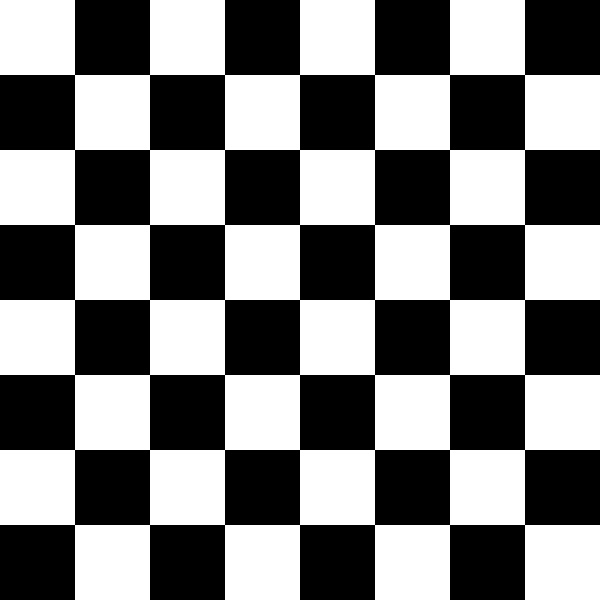
#> input picture images/chessboard.jpg, 600 x 600 px, found by its file name
$ python Harris_corner_detector.py
#> lines starting #> are read from the running program, lines starting #| are printed output that depends on the picture; after the words box and inside, x2 and y2 are one past the last pixel; in counts of white or black regions, pixels touching at a corner belong together
import numpy as np
import cv2

# https://theailearner.com/2021/09/25/harris-corner-detection/

# Load the image and convert to grayscale
img = cv2.imread('images/chessboard.jpg')
#> img is the input picture: shape (600, 600, 3); min 0, max 255, mean 127.5
gray = cv2.cvtColor(img,cv2.COLOR_BGR2GRAY)

# find Harris corners as we did in the previous blog
gray = np.float32(gray)
dst = cv2.cornerHarris(gray,2,3,0.04)
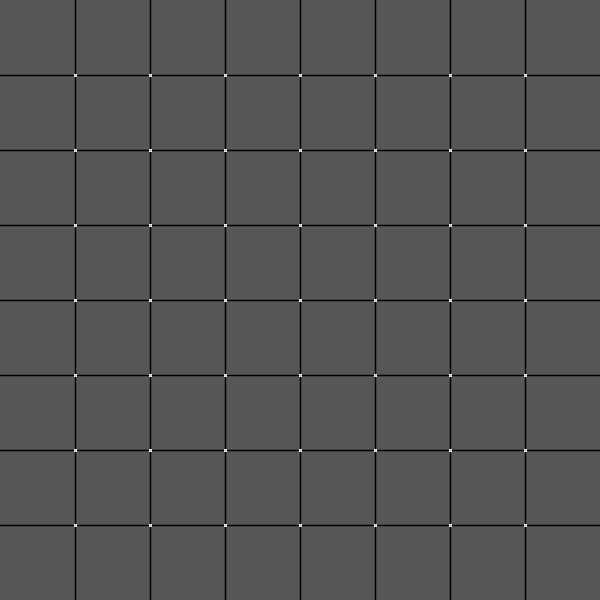
#> dst: shape (600, 600) float32; min -169130016, max 330747008, mean -5368240; drawn with min black and max white
dst = cv2.dilate(dst,None)
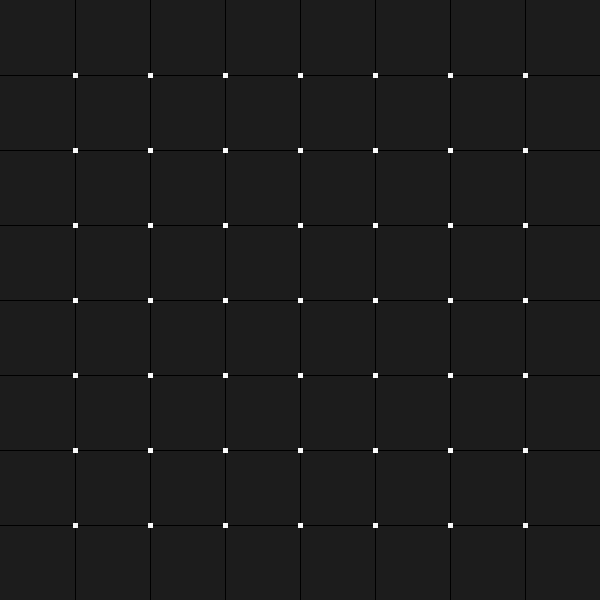
#> dst: shape (600, 600) float32; min -42282504, max 330747008, mean 179746.4; drawn with min black and max white
ret, dst = cv2.threshold(dst,0.01*dst.max(),255,0)
#> dst: shape (600, 600) float32; 0.34% white; 49 white regions, largest, box (x1, y1, x2, y2) and area: (73, 73, 78, 78) 25, (148, 73, 153, 78) 25, (223, 73, 228, 78) 25
#> ret = 3307470.1
dst = np.uint8(dst)

# find centroids
ret, labels, stats, centroids = cv2.connectedComponentsWithStats(dst)
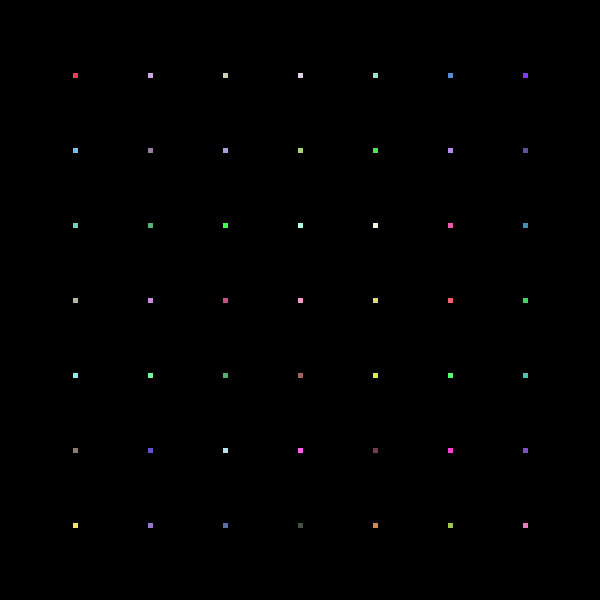
#> labels: shape (600, 600) int32; 50 distinct labels, from 0 to 49; one colour per label, 0 black
#> ret = 50; stats = 50 rows, first 6: [0, 0, 600, 600, 358775], [73, 73, 5, 5, 25], [148, 73, 5, 5, 25], [223, 73, 5, 5, 25], [298, 73, 5, 5, 25], [373, 73, 5, 5, 25]; centroids = 50 pairs, first value 75 to 525, second value 75 to 525

# define the criteria to stop. We stop it after a specified number of iterations
# or a certain accuracy is achieved, whichever occurs first.
criteria = (cv2.TERM_CRITERIA_EPS + cv2.TERM_CRITERIA_MAX_ITER, 100, 0.001)

# Refine the corners using cv2.cornerSubPix()
corners = cv2.cornerSubPix(gray,np.float32(centroids),(5,5),(-1,-1),criteria)
#> corners = 50 pairs, first value 74.5 to 524.5, second value 74.5 to 524.5

# To display, first convert the centroids and corners to integer
centroids = np.int0(centroids)
corners = np.int0(corners)
#> corners = 50 pairs, first value 74 to 524, second value 74 to 524

# then i have used red color to mark Harris Corners
# and green color to mark refined corners
img[centroids[:,1], centroids[:,0]]=[0,0,255]
#> img: shape (600, 600, 3); 0.01% of pixels changed, all inside (x1, y1, x2, y2) = (75, 75, 526, 526)
img[corners[:,1], corners[:,0]] = [0,255,0]
#> img: shape (600, 600, 3); mean B, G, R 127.5, 127.5, 127.5

# Write the image at the desired location
cv2.imwrite('output/corner_detection/subpixel5.png',img)
